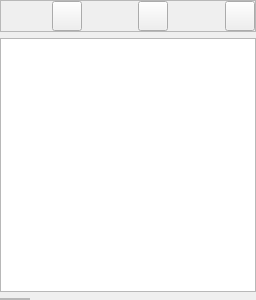
       <widget class="QFrame" name="frame_RNAi_list">
        <property name="sizePolicy">
         <sizepolicy hsizetype="Maximum" vsizetype="Minimum">
          <horstretch>0</horstretch>
          <verstretch>0</verstretch>
         </sizepolicy>
        </property>
        <property name="minimumSize">
         <size>
          <width>135</width>
          <height>300</height>
         </size>
        </property>
        <property name="styleSheet">
         <string notr="true">QGroupBox {

    border: 1px solid gray;
    border-color: #FF17365D;
    margin-top: 0px;
    font-size: 12px;
    border-bottom-left-radius: 15px;
    border-bottom-right-radius: 15px;
	border-top-color: rgba(255, 255, 255,0);
}

QGroupBox::title {
	border-top-color: rgb(255, 255, 255);
    subcontrol-origin: margin;
    subcontrol-position: top left;
    border-top-left-radius: 15px;
    border-top-right-radius:15px;
    padding: 2px 10px;
    background-color: #FF17365D;
    color: rgb(255, 255, 255);
}</string>
        </property>
        <layout class="QVBoxLayout" name="verticalLayout">
         <property name="leftMargin">
          <number>0</number>
         </property>
         <property name="topMargin">
          <number>0</number>
         </property>
         <property name="rightMargin">
          <number>0</number>
         </property>
         <property name="bottomMargin">
          <number>0</number>
         </property>
         <item>
          <widget class="QFrame" name="RNAiListFramepg1Left">
           <property name="sizePolicy">
            <sizepolicy hsizetype="Preferred" vsizetype="Maximum">
             <horstretch>0</horstretch>
             <verstretch>0</verstretch>
            </sizepolicy>
           </property>
           <property name="frameShape">
            <enum>QFrame::StyledPanel</enum>
           </property>
           <property name="frameShadow">
            <enum>QFrame::Raised</enum>
           </property>
           <layout class="QGridLayout" name="gridLayout_2">
            <property name="leftMargin">
             <number>0</number>
            </property>
            <property name="topMargin">
             <number>0</number>
            </property>
            <property name="rightMargin">
             <number>0</number>
            </property>
            <property name="bottomMargin">
             <number>0</number>
            </property>
            <item row="0" column="0">
             <spacer name="horizontalSpacer_2">
              <property name="orientation">
               <enum>Qt::Horizontal</enum>
              </property>
              <property name="sizeHint" stdset="0">
               <size>
                <width>15</width>
                <height>20</height>
               </size>
              </property>
             </spacer>
            </item>
            <item row="0" column="1">
             <widget class="QPushButton" name="up_button_list">
              <property name="minimumSize">
               <size>
                <width>30</width>
                <height>30</height>
               </size>
              </property>
              <property name="maximumSize">
               <size>
                <width>30</width>
                <height>30</height>
               </size>
              </property>
              <property name="text">
               <string/>
              </property>
             </widget>
            </item>
            <item row="0" column="2">
             <spacer name="horizontalSpacer_pg1_left_3">
              <property name="orientation">
               <enum>Qt::Horizontal</enum>
              </property>
              <property name="sizeHint" stdset="0">
               <size>
                <width>13</width>
                <height>20</height>
               </size>
              </property>
             </spacer>
            </item>
            <item row="0" column="3">
             <widget class="QPushButton" name="down_button_list">
              <property name="minimumSize">
               <size>
                <width>30</width>
                <height>30</height>
               </size>
              </property>
              <property name="maximumSize">
               <size>
                <width>30</width>
                <height>30</height>
               </size>
              </property>
              <property name="text">
               <string/>
              </property>
             </widget>
            </item>
            <item row="0" column="4">
             <spacer name="horizontalSpacer_pg1_left_1">
              <property name="orientation">
               <enum>Qt::Horizontal</enum>
              </property>
              <property name="sizeHint" stdset="0">
               <size>
                <width>40</width>
                <height>20</height>
               </size>
              </property>
             </spacer>
            </item>
            <item row="0" column="5">
             <widget class="QPushButton" name="delete_button_list">
              <property name="sizePolicy">
               <sizepolicy hsizetype="Minimum" vsizetype="MinimumExpanding">
                <horstretch>0</horstretch>
                <verstretch>0</verstretch>
               </sizepolicy>
              </property>
              <property name="minimumSize">
               <size>
                <width>30</width>
                <height>30</height>
               </size>
              </property>
              <property name="maximumSize">
               <size>
                <width>30</width>
                <height>30</height>
               </size>
              </property>
              <property name="focusPolicy">
               <enum>Qt::ClickFocus</enum>
              </property>
              <property name="text">
               <string/>
              </property>
             </widget>
            </item>
           </layout>
          </widget>
         </item>
         <item>
          <widget class="QListWidget" name="RNAi_list">
           <property name="sizePolicy">
            <sizepolicy hsizetype="Expanding" vsizetype="Minimum">
             <horstretch>0</horstretch>
             <verstretch>0</verstretch>
            </sizepolicy>
           </property>
           <property name="minimumSize">
            <size>
             <width>100</width>
             <height>0</height>
            </size>
           </property>
           <property name="verticalScrollBarPolicy">
            <enum>Qt::ScrollBarAsNeeded</enum>
           </property>
           <property name="dragDropMode">
            <enum>QAbstractItemView::InternalMove</enum>
           </property>
          </widget>
         </item>
         <item>
          <widget class="QFrame" name="frae_RNAi_list_buttons">
           <property name="enabled">
            <bool>true</bool>
           </property>
           <property name="sizePolicy">
            <sizepolicy hsizetype="Fixed" vsizetype="Fixed">
             <horstretch>0</horstretch>
             <verstretch>0</verstretch>
            </sizepolicy>
           </property>
           <property name="minimumSize">
            <size>
             <width>30</width>
             <height>0</height>
            </size>
           </property>
           <property name="frameShape">
            <enum>QFrame::StyledPanel</enum>
           </property>
           <property name="frameShadow">
            <enum>QFrame::Raised</enum>
           </property>
           <property name="lineWidth">
            <number>0</number>
           </property>
           <layout class="QVBoxLayout" name="verticalLayout_2">
            <property name="spacing">
             <number>0</number>
            </property>
            <property name="leftMargin">
             <number>0</number>
            </property>
            <property name="topMargin">
             <number>0</number>
            </property>
            <property name="rightMargin">
             <number>0</number>
            </property>
            <property name="bottomMargin">
             <number>0</number>
            </property>
           </layout>
          </widget>
         </item>
        </layout>
       </widget>
